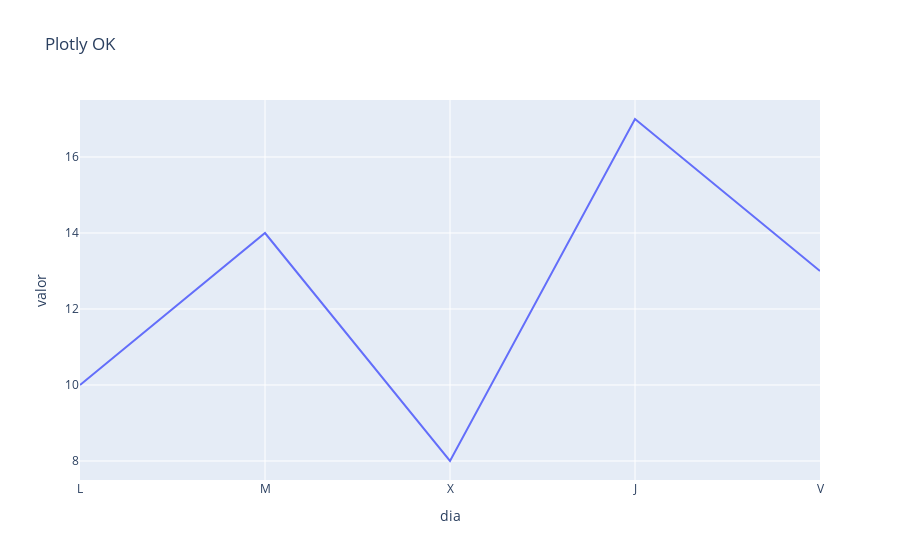

Notebook code for this chart:
### Code cell
px.line(df, x="dia", y="valor", title="Plotly OK")

### Figure 1 — Plotly figure (JSON) as saved in the notebook; plotly's stock layout.template omitted (floating-point values rounded to 4 significant figures)
{"data": [{"hovertemplate": "dia=%{x}<br>valor=%{y}<extra></extra>", "legendgroup": "", "line": {"color": "#636efa", "dash": "solid"}, "marker": {"symbol": "circle"}, "mode": "lines", "name": "", "orientation": "v", "showlegend": false, "type": "scatter", "x": ["L", "M", "X", "J", "V"], "xaxis": "x", "y": [10, 14, 8, 17, 13], "yaxis": "y"}], "layout": {"legend": {"tracegroupgap": 0}, "title": {"text": "Plotly OK"}, "xaxis": {"anchor": "y", "domain": [0, 1], "title": {"text": "dia"}}, "yaxis": {"anchor": "x", "domain": [0, 1], "title": {"text": "valor"}}}}
